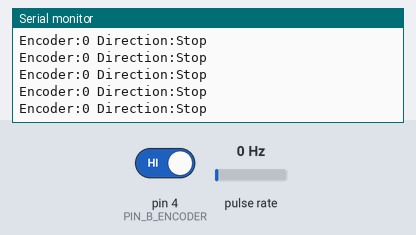
Bench run of a sketch on a simulated Arduino Uno, built with avr-gcc and run on an emulated ATmega328P. Shown: the last lines printed to the serial monitor. Wiring (inferred from the names in the program): pulse sensor: data pin 2. The inputs (shaded band) are chosen by the test bench; at power-on: pulse rate 0 Hz, pin 4 (PIN_B_ENCODER) HIGH.

Above: at 1.2 s.
1.3 s: pulse rate (sensor on pin 2) set to 4 Hz
At 2.4 s:
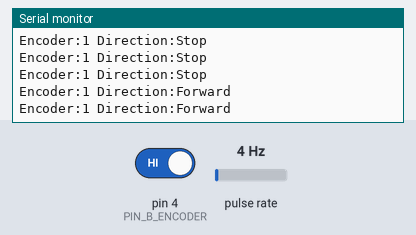
3.1 s: pin 4 (PIN_B_ENCODER) driven LOW
At 3.7 s:
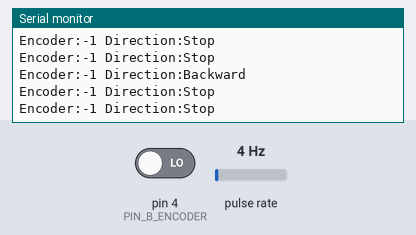
4.8 s: pulse rate (sensor on pin 2) set to 50 Hz
At 5.9 s:
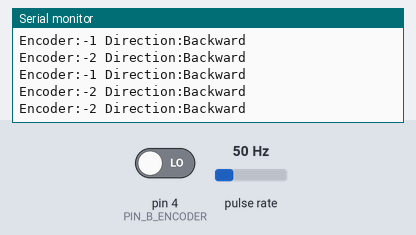
7.8 s: pin 4 (PIN_B_ENCODER) driven HIGH
At 8.6 s:
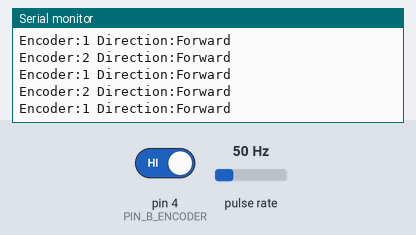
10.8 s: pin 4 (PIN_B_ENCODER) driven LOW
At 11.4 s:
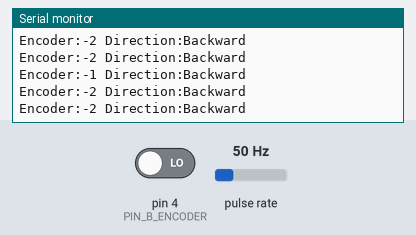
13.8 s: pin 4 (PIN_B_ENCODER) driven HIGH
At 14.7 s:
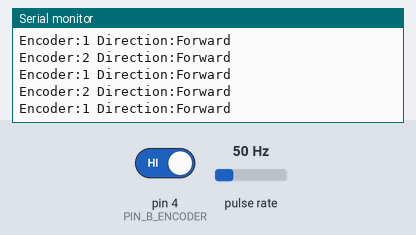
Timing chart, 0 to 16.8 s (numbered marks = the images above; inputs shaded):
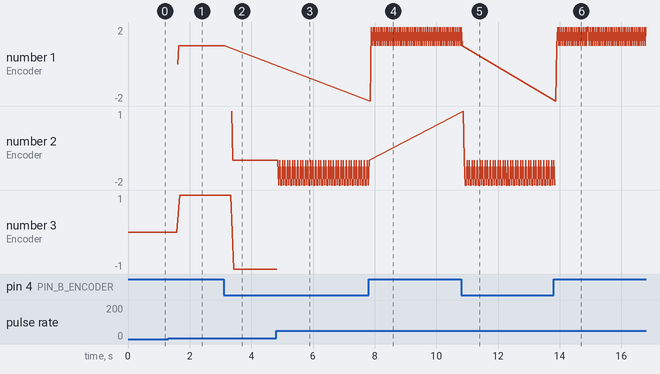

The sketch:

E4P_encoder.ino
```cpp
/*   ▄████████ ███▄▄▄▄    ▄████████  ▄██████▄  ████████▄     ▄████████    ▄████████
  ███    ███ ███▀▀▀██▄ ███    ███ ███    ███ ███   ▀███   ███    ███   ███    ███
  ███    █▀  ███   ███ ███    █▀  ███    ███ ███    ███   ███    █▀    ███    ███
 ▄███▄▄▄     ███   ███ ███        ███    ███ ███    ███  ▄███▄▄▄      ▄███▄▄▄▄██▀
▀▀███▀▀▀     ███   ███ ███        ███    ███ ███    ███ ▀▀███▀▀▀     ▀▀███▀▀▀▀▀
  ███    █▄  ███   ███ ███    █▄  ███    ███ ███    ███   ███    █▄  ▀███████████
  ███    ███ ███   ███ ███    ███ ███    ███ ███   ▄███   ███    ███   ███    ███
  ██████████  ▀█   █▀  ████████▀   ▀██████▀  ████████▀    ██████████   ███    ███
    ███        ▄████████   ▄▄▄▄███▄▄▄▄    ▄█  ▄██   ▄      ▄████████   ███    ███
▀█████████▄   ███    ███ ▄██▀▀▀███▀▀▀██▄ ███  ███   ██▄   ███    ███
   ▀███▀▀██   ███    ███ ███   ███   ███ ███▌ ███▄▄▄███   ███    ███
    ███   ▀   ███    ███ ███   ███   ███ ███▌ ▀▀▀▀▀▀███   ███    ███
    ███     ▀███████████ ███   ███   ███ ███▌ ▄██   ███ ▀███████████
    ███       ███    ███ ███   ███   ███ ███  ███   ███   ███    ███
    ███       ███    ███ ███   ███   ███ ███  ███   ███   ███    ███
   ▄████▀     ███    █▀   ▀█   ███   █▀  █▀    ▀█████▀    ███    █▀


Based on code from: http://forum.arduino.cc/index.php?topic=16618.0
Encoder model E4P from US Digital.

Pins:
  RED 5V
  BLACK GND
  GREEN A Channel
  YELLOW B Channel
*/

#define PIN_A_ENCODER   2                 //  A channel, using Interrupt 0
#define PIN_B_ENCODER   4                 //  B channel

int encoderDir = 1;                      //  1 Forward, -1 Backwards, 0 Stopped
volatile unsigned int encoderPos = 0;
unsigned int lastPos = encoderPos;
byte ticksPerCM = 40;
int travelledTicks = 0;

void setup() {
  //  Setup Encoder
  pinMode(PIN_A_ENCODER, INPUT);
  pinMode(PIN_B_ENCODER, INPUT);
  digitalWrite(PIN_A_ENCODER, HIGH);      // activate soft pull-ups
  digitalWrite(PIN_B_ENCODER, HIGH);

  //  Enable Interrupts
  attachInterrupt(digitalPinToInterrupt(PIN_A_ENCODER), processEncoder, FALLING); //  FALLING=128 steps/rev CHANGE=256 steps/rev
  Serial.begin(9600);

  Serial.println("Encoder ready");
}

void loop() {
  if(encoderPos != lastPos){
    travelledTicks = encoderPos - lastPos;
    lastPos = encoderPos;
  }
  else{
    encoderDir = 0;
  }

  Serial.print("Encoder:");
  Serial.print(travelledTicks);
  Serial.print(" Direction:");
  //Serial.println(encoderDir);
  if(encoderDir == 1) Serial.println("Forward");
  else if(encoderDir == -1) Serial.println("Backward");
  else Serial.println("Stop");
}

void processEncoder() {
  // low-to-high on channel A
  // check channel B to see which way encoder is turning
  if(digitalRead(PIN_A_ENCODER) == HIGH){
    if(digitalRead(PIN_B_ENCODER) == LOW){
      // CW rotation, forward
      encoderPos++;
      encoderDir = 1;
    }
    else{
      // CCW rotation, reverse
      encoderPos--;
      encoderDir = -1;
    }
  }
  else{
    //  high-to-low on channel A
    // check channel B to see which way encoder is turning
    if(digitalRead(PIN_B_ENCODER) == HIGH){
      // CW rotation, forward
      encoderPos++;
      encoderDir = 1;
    }
    else {
      // CCW rotation, reverse
      encoderPos = --encoderPos;
      encoderDir = -1;
    }
  }
}
```

Measured:
- after the input at 1.3 s, the serial monitor: prints a new line after 0.31 s (image 1)
- after the input at 3.1 s, the serial monitor: prints a new line after 0.26 s (image 2)
- after the input at 4.8 s, the serial monitor: prints a new line after 0.09 s (image 3)
- after the input at 7.8 s, the serial monitor: prints a new line after 0.06 s (image 4)
- after the input at 10.8 s, the serial monitor: prints a new line after 0.07 s (image 5)
- after the input at 13.8 s, the serial monitor: prints a new line after 0.07 s (image 6)
- plotted number 2: -1 → -2 after the input at 4.8 s
- plotted number 3: 0 → 1 after the input at 1.3 s, 1 → -1 after the input at 3.1 s
